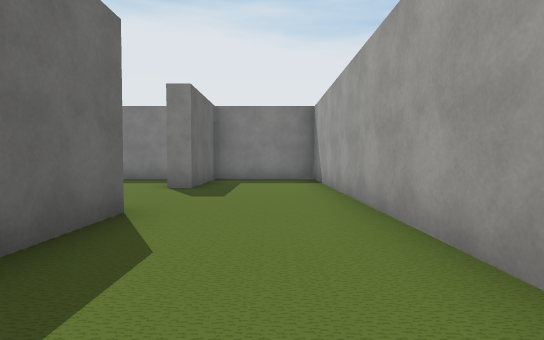
[1] (above)

24 first-person views from a walk through a scene from a Unity 3-D project. The camera is 1.2 m above the floor, tilts 2° down and sees 80° across. The floor is counted in squares, 2 m on a side. Each view is taken from the middle of a square. On the plan, view 1 faces up. The plan holds only what a view shows up to about 10 squares ahead; the rest is blank. The place goes on beyond the plan. The player is left out. Some surface patterns are stand-ins.

[2]
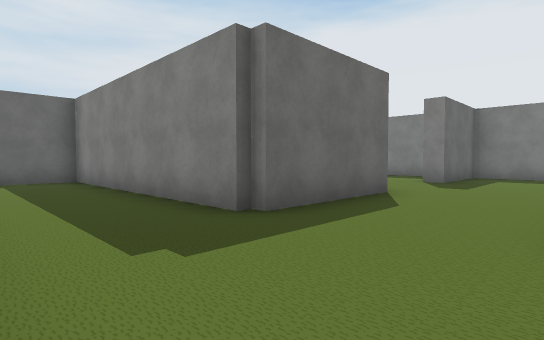

[3]
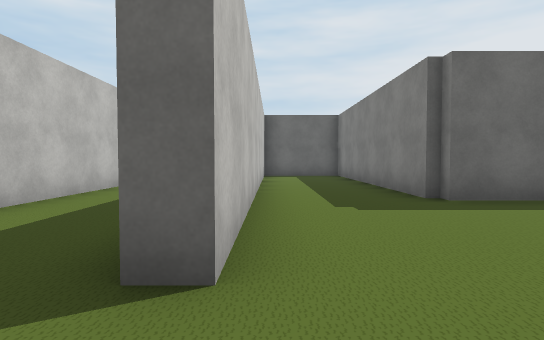

[4]
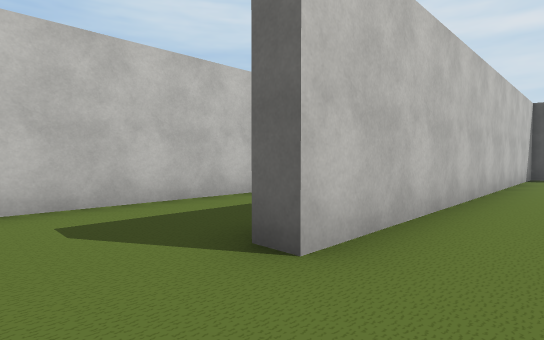

[5]
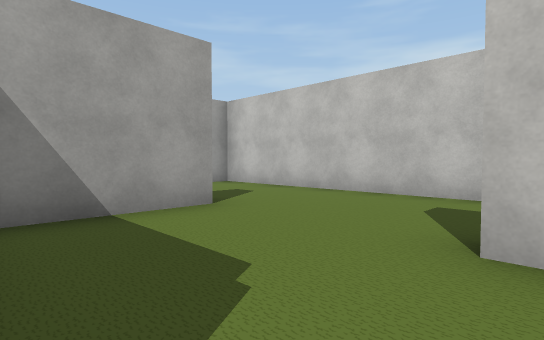

[6]
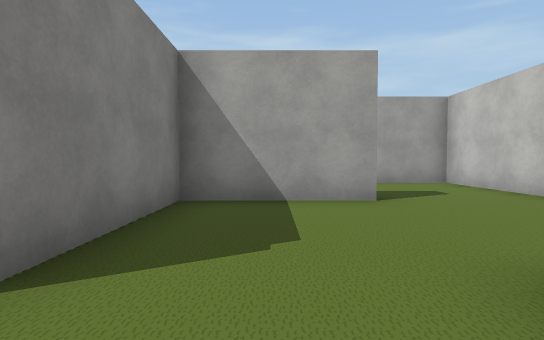

[7]
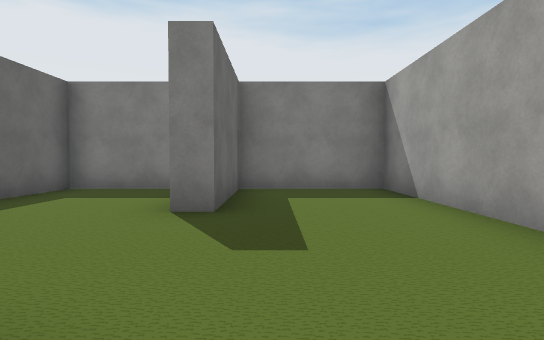

[8]
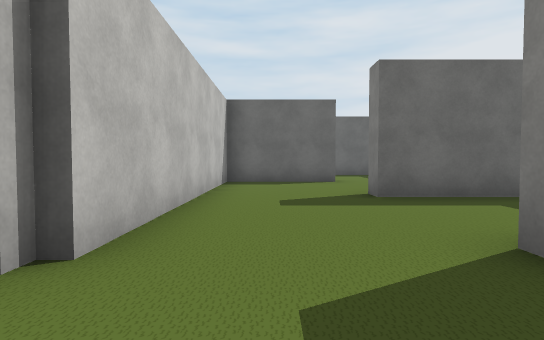

[9]
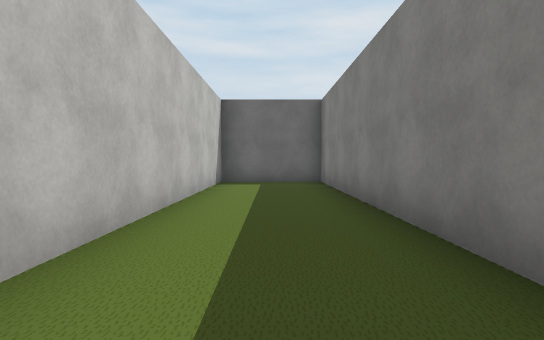

[10]
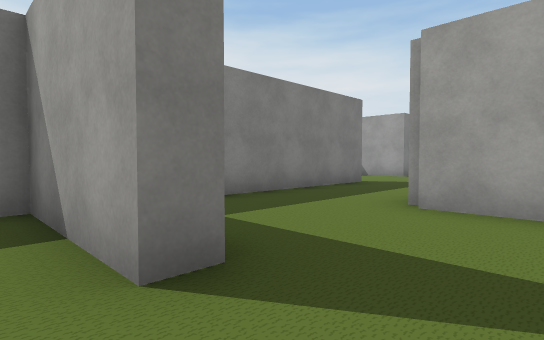

[11]
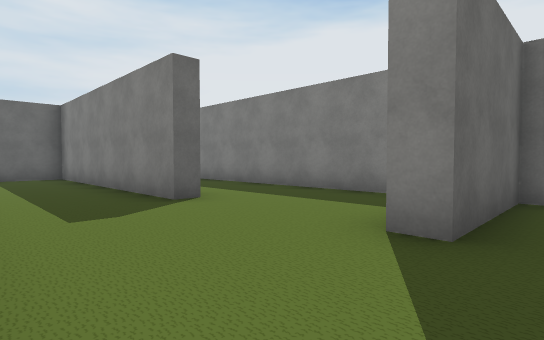

[12]
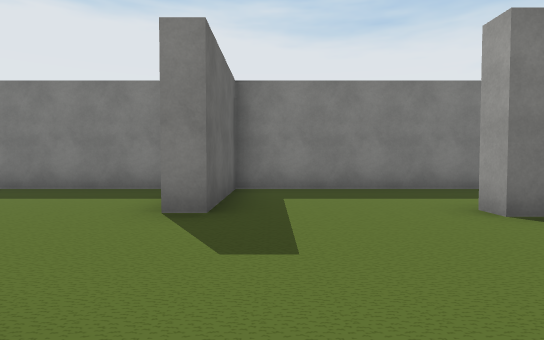

[13]
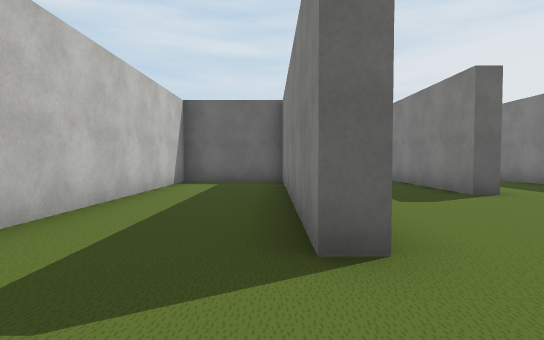

[14]
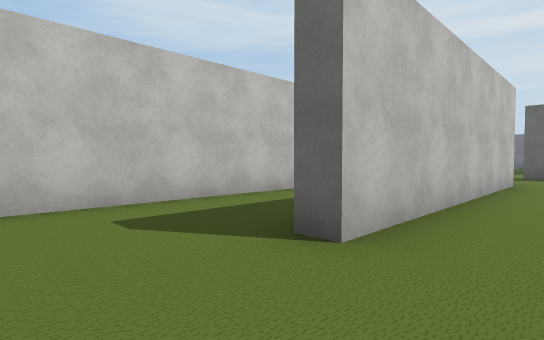

[15]
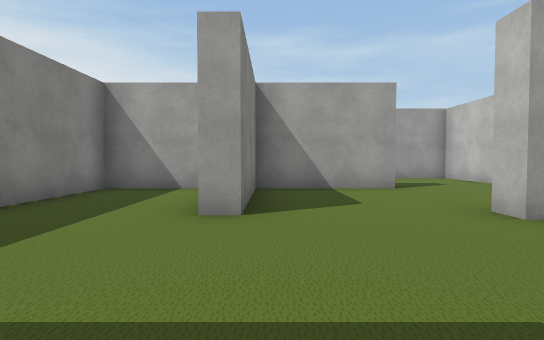

[16]
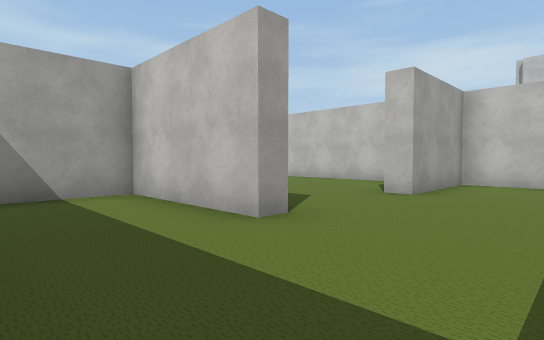

[17]
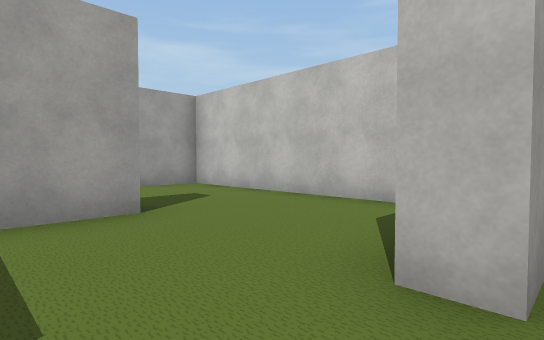

[18]
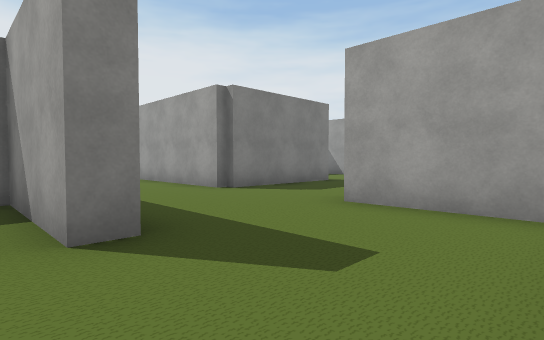

[19]
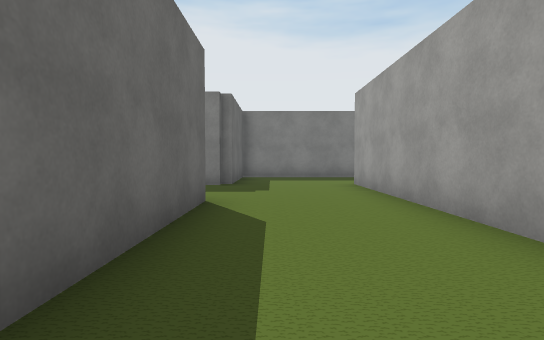

[20]
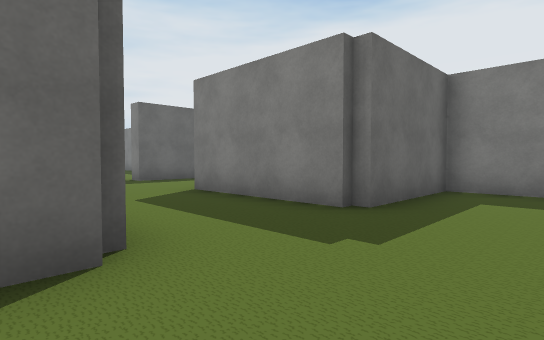

[21]
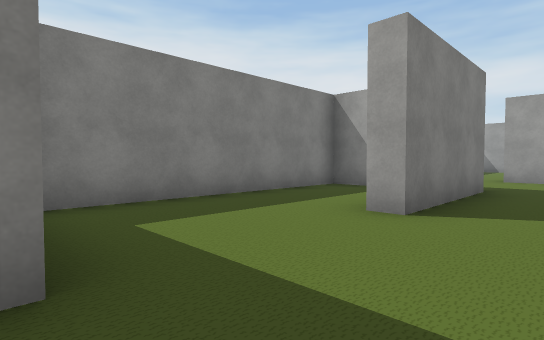

[22]
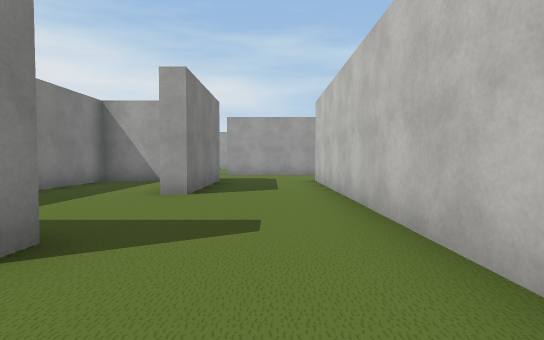

[23]
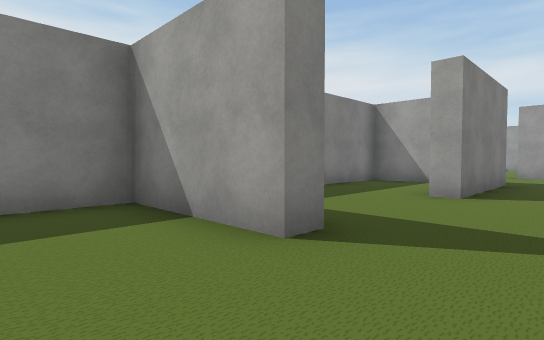

[24]
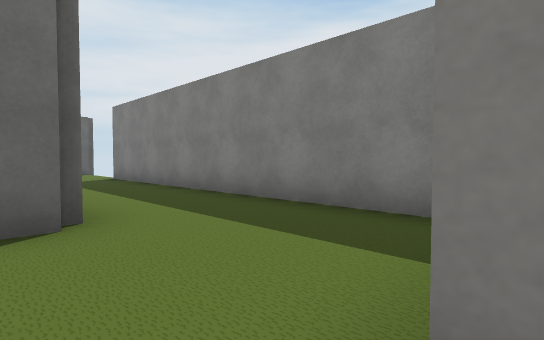

### Floor plan
Ten units are one square. View 1 is at (0, 0); x grows to the right and y downward. Boxes are objects, and circles mark ways between rooms. Rooms are numbered by the first view taken in them; rooms with no view inside come last. Other rooms are left out.
<svg viewBox="-90 -105 345 164">
<path fill="none" stroke="#000" d="M-15 27 -84 27M12 -14 12 -95 -16 -95 -16 -66 -22 -66M-26 -38 -16 -38 -16 -3 -84 -3 -84 53 80 53M76 -3 51 -3 51 25 46 25 46 -3 15 -3M-85 23 15 23 15 28M80 54 80 23M116 -9 116 -3 76 -3M139 -34 75 -34M80 23 150 23M184 -3 184 -8 216 -8M216 0 216 -34 153 -34 153 -6 148 -6M150 23 150 27 85 27 85 54M80 53 182 53 182 25M221 -36 221 0M221 -76 221 -64 184 -64 184 -69M216 -3 184 -3M216 -79 216 -95 158 -95M249 -3 249 -68M221 25 216 25 216 0M182 25 188 25M144 -38 218 -38M153 -84 153 -66 148 -66M199 53 249 53 249 24M119 -68 119 -62M148 -66 148 -95 49 -95M-30 -95 -50 -95 -50 -66 -56 -66M-55 -38 -26 -38"/>
<circle cx="70" cy="15" r="3" fill="#2a7"/>
<circle cx="-20" cy="-55" r="3" fill="#2a7"/>
<circle cx="165" cy="30" r="3" fill="#2a7"/>
<circle cx="185" cy="15" r="3" fill="#2a7"/>
<circle cx="150" cy="-55" r="3" fill="#2a7"/>
<text x="0" y="10">1</text>
<text x="120" y="-10">2</text>
<text x="130" y="40">3</text>
<text x="220" y="-40">4</text>
<text x="90" y="-80">5</text>
<text x="-40" y="-70">6</text>
</svg>
Room 1 opens to room 2. Room 1 opens to room 6. Room 2 opens to room 3. Room 2 opens to room 4. Room 4 opens to room 5.

Where each view was taken, in squares from view 1:
view 1: 0 up, 0 right, facing up
view 2: 2 down, 1 right, facing up-left
view 3: 2 down, 3 right, facing left
view 4: 1 down, 3 right, facing down-left
view 5: 0 up, 1 right, facing down-right
view 6: 1 down, 0 right, facing right
view 7: 3 up, 1 left, facing up
view 8: 5 up, 0 right, facing left
view 9: 4 down, 0 right, facing left
view 10: 4 down, 4 right, facing up-right
view 11: 2 down, 16 right, facing up-left
view 12: 3 down, 16 right, facing up
view 13: 3 down, 17 right, facing left
view 14: 1 down, 17 right, facing down-left
view 15: 0 up, 15 right, facing right
view 16: 3 up, 16 right, facing down-right
view 17: 1 down, 18 right, facing down-right
view 18: 5 down, 21 right, facing up-right
view 19: 1 down, 23 right, facing up
view 20: 3 up, 24 right, facing up-left
view 21: 5 up, 15 right, facing up-right
view 22: 5 up, 13 right, facing right
view 23: 5 up, 13 right, facing up-right
view 24: 6 up, 15 right, facing up-left
